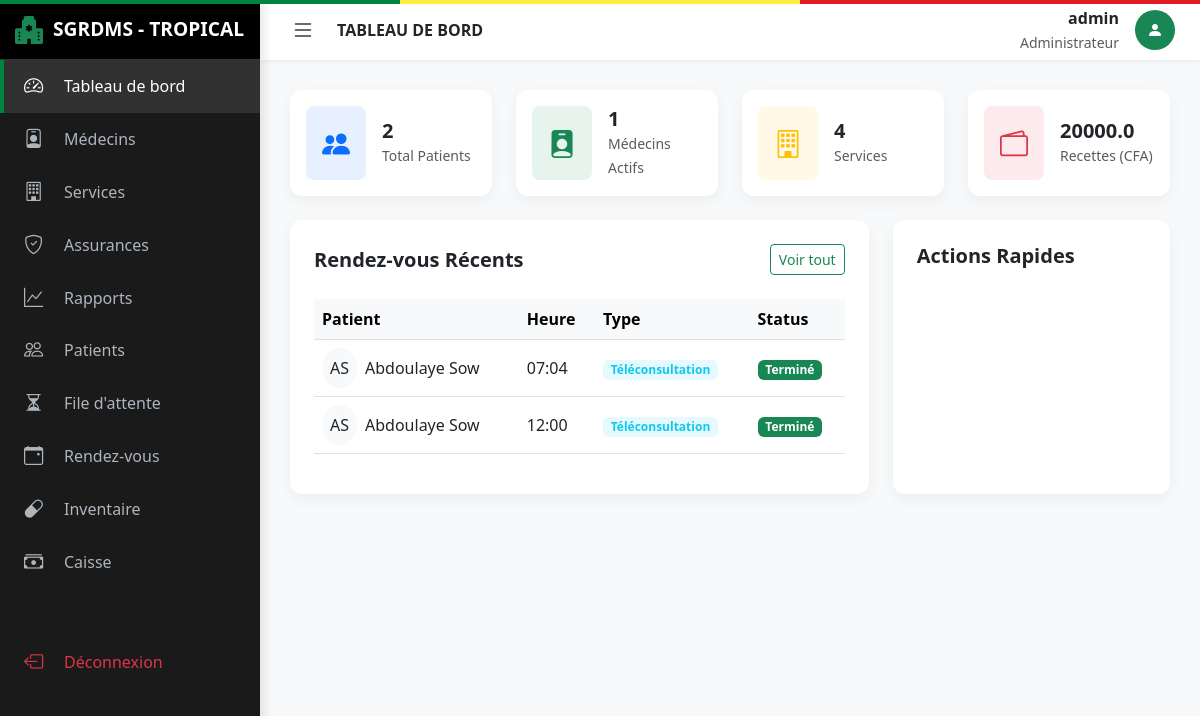
The page /dashboard (signed in) on the database its author committed.
### app/models.py (models this page shows)
class Utilisateur(db.Model, UserMixin):
    id = db.Column(db.Integer, primary_key=True)
    username = db.Column(db.String(50), unique=True, nullable=False)
    password = db.Column(db.String(100), nullable=False)
    role = db.Column(db.String(20), nullable=False) # Admin, Medecin, Patient, Pharmacien, Receptionniste
    date_creation = db.Column(db.DateTime, default=datetime.utcnow)
    patient_id = db.Column(db.Integer, db.ForeignKey('patient.id'), nullable=True)
    patient = db.relationship('Patient', backref='user', uselist=False)
    medecin_id = db.Column(db.Integer, db.ForeignKey('medecin.id'), nullable=True)
    medecin = db.relationship('Medecin', backref='user', uselist=False)

class RendezVous(db.Model):
    id = db.Column(db.Integer, primary_key=True)
    date_rdv = db.Column(db.Date, nullable=False)
    heure_rdv = db.Column(db.Time, nullable=False)
    statut = db.Column(db.String(20), default='Programmé') # Programmé, Annulé, Terminé, Urgence
    type_rdv = db.Column(db.String(20), default='Présentiel') # Présentiel, Téléconsultation
    priorite = db.Column(db.Integer, default=1)
    degre_urgence = db.Column(db.String(20), default='Normal') # Normal, Moyen, Critique (Triage)
    patient_id = db.Column(db.Integer, db.ForeignKey('patient.id'), nullable=False)
    medecin_id = db.Column(db.Integer, db.ForeignKey('medecin.id'), nullable=False)
    service_id = db.Column(db.Integer, db.ForeignKey('service.id'), nullable=True)
    centre_id = db.Column(db.Integer, db.ForeignKey('centre.id'), nullable=True)
    consultation = db.relationship('Consultation', backref='rdv', uselist=False)

class Patient(db.Model):
    id = db.Column(db.Integer, primary_key=True)
    nom = db.Column(db.String(50), nullable=False)
    prenom = db.Column(db.String(50), nullable=False)
    date_naissance = db.Column(db.Date, nullable=False)
    sexe = db.Column(db.String(10))
    adresse = db.Column(db.String(200))
    telephone = db.Column(db.String(20))
    email = db.Column(db.String(120))
    centre_id = db.Column(db.Integer, db.ForeignKey('centre.id'), nullable=True)
    assurance_id = db.Column(db.Integer, db.ForeignKey('assurance.id'), nullable=True)
    assurance = db.relationship('Assurance', backref='patients')
    dossier = db.relationship('DossierMedical', backref='patient', uselist=False)
    rdvs = db.relationship('RendezVous', backref='patient', lazy=True)
    file_attente = db.relationship('FileAttente', backref='patient', lazy=True)

### app/routes.py (the view, shortened to what this page needs)
@main.route("/dashboard")
@login_required
def dashboard():
    stats = {}
    if current_user.role == 'Administrateur':
        stats['total_patients'] = Patient.query.count()
        stats['total_medecins'] = Medecin.query.count()
        stats['total_services'] = Service.query.count()
        stats['recette_totale'] = db.session.query(db.func.sum(Facture.montant_total)).scalar() or 0
    elif current_user.role == 'Receptionniste':
        today = datetime.now().date()
        stats['rdv_today'] = RendezVous.query.filter_by(date_rdv=today).count()
        stats['waiting'] = RendezVous.query.filter_by(date_rdv=today, statut='En attente').count()
    elif current_user.role == 'Caissier':
        stats['pending_invoices'] = Facture.query.filter_by(statut='En attente').count()
        stats['daily_revenue'] = db.session.query(db.func.sum(Facture.montant_paye)).filter(db.func.date(Facture.date_facture) == datetime.now().date()).scalar() or 0
    if current_user.role == 'Medecin':
        recent_rdvs = RendezVous.query.filter_by(medecin_id=current_user.medecin_id).order_by(RendezVous.date_rdv.desc()).limit(5).all()
    elif current_user.role == 'Patient':
        recent_rdvs = RendezVous.query.filter_by(patient_id=current_user.patient_id).order_by(RendezVous.date_rdv.desc()).limit(5).all()
    else:
        recent_rdvs = RendezVous.query.order_by(RendezVous.date_rdv.desc()).limit(5).all()
    return render_template('dashboard.html', title='Tableau de bord', role=current_user.role, stats=stats, recent_rdvs=recent_rdvs)

### app/templates/dashboard.html (shortened to what this page needs)
{% extends "base.html" %}
{% block content %}
<div class="row g-4 mb-4">
    {% if role == 'Administrateur' %}
    <div class="col-md-3"><div class="card p-3 border-0 bg-white"><div class="d-flex align-items-center"><div class="rounded-3 p-3 bg-primary bg-opacity-10 text-primary"><i class="bi bi-people-fill fs-3"></i></div><div class="ms-3"><h5 class="mb-0 fw-bold">{{ stats.total_patients }}</h5><small class="text-muted">Total Patients</small></div></div></div></div>
    <div class="col-md-3"><div class="card p-3 border-0 bg-white"><div class="d-flex align-items-center"><div class="rounded-3 p-3 bg-success bg-opacity-10 text-success"><i class="bi bi-person-badge-fill fs-3"></i></div><div class="ms-3"><h5 class="mb-0 fw-bold">{{ stats.total_medecins }}</h5><small class="text-muted">Médecins Actifs</small></div></div></div></div>
    <div class="col-md-3"><div class="card p-3 border-0 bg-white"><div class="d-flex align-items-center"><div class="rounded-3 p-3 bg-warning bg-opacity-10 text-warning"><i class="bi bi-building fs-3"></i></div><div class="ms-3"><h5 class="mb-0 fw-bold">{{ stats.total_services }}</h5><small class="text-muted">Services</small></div></div></div></div>
    <div class="col-md-3"><div class="card p-3 border-0 bg-white"><div class="d-flex align-items-center"><div class="rounded-3 p-3 bg-danger bg-opacity-10 text-danger"><i class="bi bi-wallet2 fs-3"></i></div><div class="ms-3"><h5 class="mb-0 fw-bold">{{ stats.recette_totale }}</h5><small class="text-muted">Recettes (CFA)</small></div></div></div></div>
    {% endif %}
    </div>
    <div class="row g-4">
    <div class="col-md-8">
        <div class="card border-0 bg-white p-4">
            <div class="d-flex justify-content-between align-items-center mb-4">
                <h5 class="fw-bold mb-0">Rendez-vous Récents</h5>
                <a href="{{ url_for('main.list_rdvs') }}" class="btn btn-sm btn-outline-success">Voir tout</a>
            </div>
            <div class="table-responsive">
                <table class="table table-hover align-middle">
                    <thead class="table-light">
                        <tr>
                            <th>Patient</th>
                            <th>Heure</th>
                            <th>Type</th>
                            <th>Status</th>
                        </tr>
                    </thead>
                    <tbody>
                        {% for rdv in recent_rdvs %}
                        <tr>
                            <td>
                                <div class="d-flex align-items-center">
                                    <div class="rounded-circle bg-light p-2 me-2">{{ rdv.patient.prenom[0] }}{{ rdv.patient.nom[0] }}</div>
                                    {{ rdv.patient.prenom }} {{ rdv.patient.nom }}
                                </div>
                            </td>
                            <td>{{ rdv.heure_rdv.strftime('%H:%M') }}</td>
                            <td><span class="badge {{ 'bg-info' if rdv.type_rdv == 'Téléconsultation' else 'bg-secondary' }} bg-opacity-10 text-{{ 'info' if rdv.type_rdv == 'Téléconsultation' else 'dark' }}">{{ rdv.type_rdv }}</span></td>
                            <td>
                                <span class="badge {{ 'bg-success' if rdv.statut == 'Terminé' else 'bg-warning' }}">
                                    {{ rdv.statut }}
                                </span>
                            </td>
                        </tr>
                        {% else %}
                        <tr>
                            <td colspan="4" class="text-center text-muted">Aucun rendez-vous récent.</td>
                        </tr>
                        {% endfor %}
                    </tbody>
                </table>
            </div>
        </div>
    </div>
    <div class="col-md-4">
        {% if role == 'Patient' %}
        <div class="card border-0 bg-white p-4 h-100">
            <h5 class="fw-bold mb-4">Mes Documents</h5>
            <div class="list-group list-group-flush">
                {% if current_user.patient %}
                    {% for rdv in current_user.patient.rdvs if rdv.consultation %}
                        <div class="list-group-item px-0 py-3 border-0 border-bottom">
                            <div class="d-flex justify-content-between align-items-center">
                                <div>
                                    <p class="mb-0 fw-bold">Consultation</p>
                                    <small class="text-muted">{{ rdv.consultation.date_consultation.strftime('%d %b %Y') }}</small>
                                </div>
                                <div class="dropdown">
                                    <button class="btn btn-light btn-sm rounded-circle" data-bs-toggle="dropdown">
                                        <i class="bi bi-three-dots-vertical"></i>
                                    </button>
                                    <ul class="dropdown-menu shadow border-0">
                                        {% if rdv.consultation.facture %}
                                        <li><a class="dropdown-item" href="{{ url_for('main.pdf_facture', facture_id=rdv.consultation.facture.id) }}" target="_blank"><i class="bi bi-file-pdf text-primary me-2"></i>Facture</a></li>
                                        {% endif %}
                                        {% if rdv.consultation.ordonnance %}
                                        <li><a class="dropdown-item" href="{{ url_for('main.pdf_ordonnance', ordonnance_id=rdv.consultation.ordonnance.id) }}" target="_blank"><i class="bi bi-file-medical text-danger me-2"></i>Ordonnance</a></li>
                                        {% endif %}
                                    </ul>
                                </div>
                            </div>
                        </div>
                    {% endfor %}
                {% else %}
                    <p class="text-muted">Aucun document disponible.</p>
                {% endif %}
            </div>
        </div>
        {% else %}
        <div class="card border-0 bg-white p-4 h-100">
            <h5 class="fw-bold mb-4">Actions Rapides</h5>
        </div>
        {% endif %}
    </div>
    </div>
    {% endblock %}

### app/templates/base.html (shortened to what this page needs)
<!DOCTYPE html>
<html lang="fr">
<head>
    <link href="https://cdn.jsdelivr.net/npm/bootstrap@5.3.0/dist/css/bootstrap.min.css" rel="stylesheet">
    <link rel="stylesheet" href="https://cdn.jsdelivr.net/npm/bootstrap-icons@1.11.0/font/bootstrap-icons.css">
</head>
<body>
    {% if current_user.is_authenticated %}
    <div id="sidebar">
        <div class="sidebar-header">
            <i class="bi bi-hospital-fill text-success fs-3"></i>
            <span class="logo-text">SGRDMS - TROPICAL</span>
        </div>
            <a href="{{ url_for('main.dashboard') }}" class="menu-item {{ 'active' if request.endpoint == 'main.dashboard' }}">
                <i class="bi bi-speedometer2"></i>
                <span class="menu-text">Tableau de bord</span>
            </a>
            {% if current_user.role == 'Administrateur' %}
            <a href="{{ url_for('main.list_medecins') }}" class="menu-item {{ 'active' if request.endpoint == 'main.list_medecins' }}">
                <i class="bi bi-person-badge"></i>
                <span class="menu-text">Médecins</span>
            </a>
            <a href="{{ url_for('main.list_services') }}" class="menu-item {{ 'active' if request.endpoint == 'main.list_services' }}">
                <i class="bi bi-building"></i>
                <span class="menu-text">Services</span>
            </a>
            <a href="{{ url_for('main.list_assurances') }}" class="menu-item {{ 'active' if request.endpoint == 'main.list_assurances' }}">
                <i class="bi bi-shield-check"></i>
                <span class="menu-text">Assurances</span>
            </a>
            <a href="{{ url_for('main.rapports') }}" class="menu-item {{ 'active' if request.endpoint == 'main.rapports' }}">
                <i class="bi bi-graph-up"></i>
                <span class="menu-text">Rapports</span>
            </a>
            {% endif %}
            {% if current_user.role in ['Administrateur', 'Receptionniste', 'Medecin'] %}
            <a href="{{ url_for('main.list_patients') }}" class="menu-item {{ 'active' if request.endpoint == 'main.list_patients' }}">
                <i class="bi bi-people"></i>
                <span class="menu-text">Patients</span>
            </a>
            {% endif %}
            {% if current_user.role in ['Administrateur', 'Receptionniste'] %}
            <a href="{{ url_for('main.file_attente') }}" class="menu-item {{ 'active' if request.endpoint == 'main.file_attente' }}">
                <i class="bi bi-hourglass-split"></i>
                <span class="menu-text">File d'attente</span>
            </a>
            {% endif %}
            {% if current_user.role not in ['Pharmacien', 'Caissier'] %}
            <a href="{{ url_for('main.list_rdvs') }}" class="menu-item {{ 'active' if request.endpoint == 'main.list_rdvs' }}">
                <i class="bi bi-calendar-event"></i>
                <span class="menu-text">Rendez-vous</span>
            </a>
            {% endif %}
            {% if current_user.role == 'Pharmacien' or current_user.role == 'Administrateur' %}
            <a href="{{ url_for('main.pharmacie_inventaire') }}" class="menu-item {{ 'active' if request.endpoint == 'main.pharmacie_inventaire' }}">
                <i class="bi bi-capsule"></i>
                <span class="menu-text">Inventaire</span>
            </a>
            {% endif %}
            {% if current_user.role in ['Caissier', 'Administrateur'] %}
            <a href="{{ url_for('main.caisse_factures') }}" class="menu-item {{ 'active' if request.endpoint == 'main.caisse_factures' }}">
                <i class="bi bi-cash-stack"></i>
                <span class="menu-text">Caisse</span>
            </a>
            {% endif %}
            <div class="mt-auto pt-5">
                <a href="{{ url_for('main.logout') }}" class="menu-item text-danger">
                    <i class="bi bi-box-arrow-left"></i>
                    <span class="menu-text">Déconnexion</span>
                </a>
            </div>
        </div>
    <div id="main-wrapper">
        <header class="top-navbar">
            <button class="toggle-btn" id="sidebarToggle">
                <i class="bi bi-list"></i>
            </button>
            <div class="ms-3 fw-bold text-uppercase d-none d-md-block">
                {{ title if title else "Portail Santé" }}
            </div>
            <div class="ms-auto d-flex align-items-center">
                <div class="text-end me-3 d-none d-sm-block">
                    <div class="fw-bold">{{ current_user.username }}</div>
                    <small class="text-muted">{{ current_user.role }}</small>
                </div>
                <div class="rounded-circle bg-success text-white d-flex align-items-center justify-content-center" style="width: 40px; height: 40px;">
                    <i class="bi bi-person-fill"></i>
                </div>
            </div>
        </header>
        <main class="content-area">
            {% block content %}{% endblock %}
        </main>
    </div>
    {% else %}
    <div class="content-area p-0">
        {% block auth_content %}{% endblock %}
    </div>
    {% endif %}
</body>
</html>

### rows shown on the page
Utilisateur: username "admin", role "Administrateur"
RendezVous: patient "A", patient "S", patient.prenom "Abdoulaye", patient.nom "Sow", heure_rdv "07:04", type_rdv "Téléconsultation", statut "Terminé"
RendezVous: patient "A", patient "S", patient.prenom "Abdoulaye", patient.nom "Sow", heure_rdv "12:00", type_rdv "Téléconsultation", statut "Terminé"

### other values the page prints
{{ title if title else "Portail Santé" }} "TABLEAU DE BORD"
{{ stats.total_patients }} "2"
{{ stats.total_medecins }} "1"
{{ stats.total_services }} "4"
{{ stats.recette_totale }} "20000.0"
